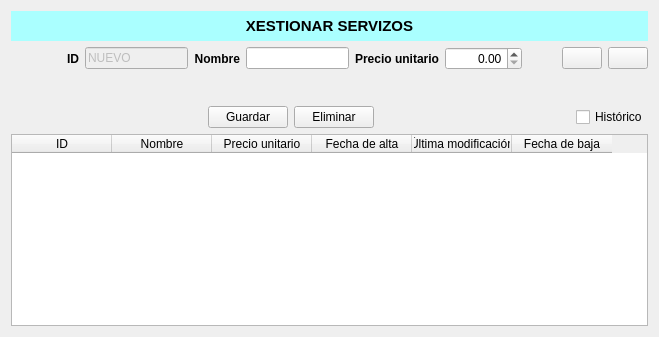
      <widget class="QWidget" name="pestana_servicios">
       <attribute name="title">
        <string>Servicios</string>
       </attribute>
       <layout class="QVBoxLayout" name="verticalLayout_2" stretch="0,1,0,9">
        <item>
         <widget class="QLabel" name="label">
          <property name="minimumSize">
           <size>
            <width>0</width>
            <height>30</height>
           </size>
          </property>
          <property name="font">
           <font>
            <pointsize>11</pointsize>
            <bold>true</bold>
           </font>
          </property>
          <property name="styleSheet">
           <string notr="true">background-color: rgb(170,255,255)</string>
          </property>
          <property name="text">
           <string>XESTIONAR SERVIZOS</string>
          </property>
          <property name="alignment">
           <set>Qt::AlignCenter</set>
          </property>
         </widget>
        </item>
        <item>
         <layout class="QHBoxLayout" name="horizontalLayout" stretch="1,1,3,1,3,1,2,1,0,0">
          <item>
           <spacer name="horizontalSpacer_13">
            <property name="orientation">
             <enum>Qt::Horizontal</enum>
            </property>
            <property name="sizeHint" stdset="0">
             <size>
              <width>40</width>
              <height>20</height>
             </size>
            </property>
           </spacer>
          </item>
          <item>
           <widget class="QLabel" name="labelSId">
            <property name="font">
             <font>
              <bold>true</bold>
             </font>
            </property>
            <property name="text">
             <string>ID</string>
            </property>
            <property name="alignment">
             <set>Qt::AlignRight|Qt::AlignTrailing|Qt::AlignVCenter</set>
            </property>
           </widget>
          </item>
          <item>
           <widget class="QLineEdit" name="textId">
            <property name="enabled">
             <bool>false</bool>
            </property>
            <property name="text">
             <string>NUEVO</string>
            </property>
            <property name="readOnly">
             <bool>false</bool>
            </property>
           </widget>
          </item>
          <item>
           <widget class="QLabel" name="labelNombreProducto">
            <property name="font">
             <font>
              <bold>true</bold>
             </font>
            </property>
            <property name="text">
             <string>Nombre</string>
            </property>
            <property name="alignment">
             <set>Qt::AlignRight|Qt::AlignTrailing|Qt::AlignVCenter</set>
            </property>
           </widget>
          </item>
          <item>
           <widget class="QLineEdit" name="textNombreServicio"/>
          </item>
          <item>
           <widget class="QLabel" name="labelPrecioUnitario">
            <property name="font">
             <font>
              <bold>true</bold>
             </font>
            </property>
            <property name="text">
             <string>Precio unitario</string>
            </property>
            <property name="alignment">
             <set>Qt::AlignRight|Qt::AlignTrailing|Qt::AlignVCenter</set>
            </property>
           </widget>
          </item>
          <item>
           <widget class="QDoubleSpinBox" name="textPrecioUnitario">
            <property name="alignment">
             <set>Qt::AlignRight|Qt::AlignTrailing|Qt::AlignVCenter</set>
            </property>
            <property name="maximum">
             <double>50000.000000000000000</double>
            </property>
            <property name="stepType">
             <enum>QAbstractSpinBox::AdaptiveDecimalStepType</enum>
            </property>
           </widget>
          </item>
          <item>
           <spacer name="horizontalSpacer_14">
            <property name="orientation">
             <enum>Qt::Horizontal</enum>
            </property>
            <property name="sizeHint" stdset="0">
             <size>
              <width>40</width>
              <height>20</height>
             </size>
            </property>
           </spacer>
          </item>
          <item>
           <widget class="QPushButton" name="btnBuscarServicio">
            <property name="text">
             <string/>
            </property>
            <property name="icon">
             <iconset>
              <normaloff>../img/buscar.png</normaloff>../img/buscar.png</iconset>
            </property>
           </widget>
          </item>
          <item>
           <widget class="QPushButton" name="btnLimpiarServicio">
            <property name="text">
             <string notr="true"/>
            </property>
            <property name="icon">
             <iconset>
              <normaloff>../img/limpiar.png</normaloff>../img/limpiar.png</iconset>
            </property>
           </widget>
          </item>
         </layout>
        </item>
        <item>
         <layout class="QHBoxLayout" name="horizontalLayout_3">
          <property name="topMargin">
           <number>30</number>
          </property>
          <item>
           <spacer name="horizontalSpacer_15">
            <property name="orientation">
             <enum>Qt::Horizontal</enum>
            </property>
            <property name="sizeHint" stdset="0">
             <size>
              <width>40</width>
              <height>20</height>
             </size>
            </property>
           </spacer>
          </item>
          <item>
           <widget class="QPushButton" name="btnGuardarServicio">
            <property name="text">
             <string>Guardar</string>
            </property>
           </widget>
          </item>
          <item>
           <widget class="QPushButton" name="btnEliminarServicio">
            <property name="text">
             <string>Eliminar</string>
            </property>
           </widget>
          </item>
          <item>
           <spacer name="horizontalSpacer_16">
            <property name="orientation">
             <enum>Qt::Horizontal</enum>
            </property>
            <property name="sizeHint" stdset="0">
             <size>
              <width>40</width>
              <height>20</height>
             </size>
            </property>
           </spacer>
          </item>
          <item>
           <widget class="QCheckBox" name="checkHistoricoServicios">
            <property name="text">
             <string>Histórico</string>
            </property>
           </widget>
          </item>
         </layout>
        </item>
        <item>
         <widget class="QTableWidget" name="tablaServicios">
          <property name="editTriggers">
           <set>QAbstractItemView::NoEditTriggers</set>
          </property>
          <property name="alternatingRowColors">
           <bool>true</bool>
          </property>
          <property name="selectionMode">
           <enum>QAbstractItemView::SingleSelection</enum>
          </property>
          <property name="selectionBehavior">
           <enum>QAbstractItemView::SelectRows</enum>
          </property>
          <property name="sortingEnabled">
           <bool>true</bool>
          </property>
          <attribute name="horizontalHeaderHighlightSections">
           <bool>true</bool>
          </attribute>
          <attribute name="verticalHeaderVisible">
           <bool>false</bool>
          </attribute>
          <column>
           <property name="text">
            <string>ID</string>
           </property>
          </column>
          <column>
           <property name="text">
            <string>Nombre</string>
           </property>
          </column>
          <column>
           <property name="text">
            <string>Precio unitario</string>
           </property>
          </column>
          <column>
           <property name="text">
            <string>Fecha de alta</string>
           </property>
          </column>
          <column>
           <property name="text">
            <string>Última modificación</string>
           </property>
          </column>
          <column>
           <property name="text">
            <string>Fecha de baja</string>
           </property>
          </column>
         </widget>
        </item>
       </layout>
      </widget>
